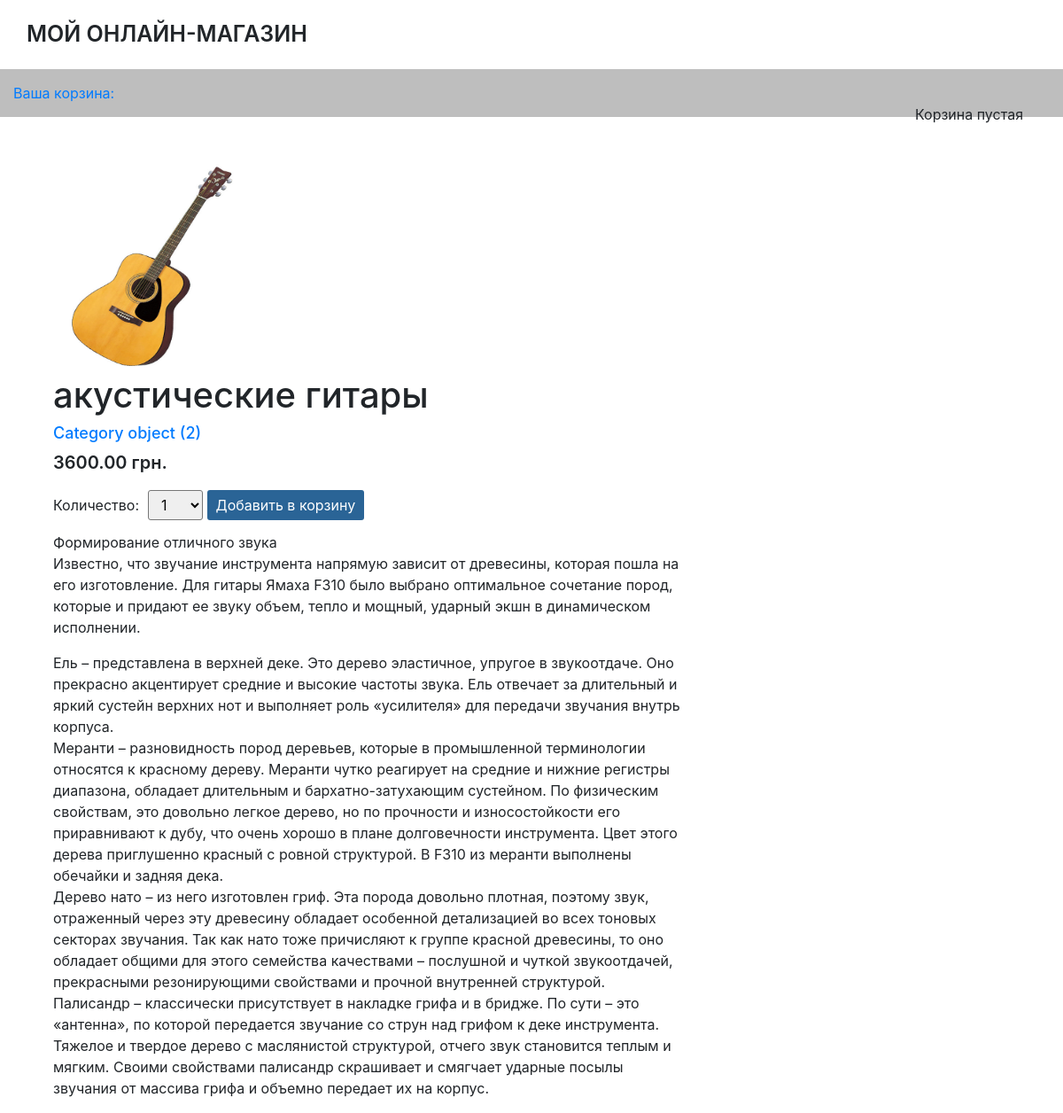
/4/akusticheskie-gitary/, run on the app's committed database.
### shop/models.py (models this page shows, shortened)
class Product(models.Model):
    category = models.ForeignKey(Category, related_name='products', verbose_name="Категория", on_delete=models.CASCADE)
    name = models.CharField(max_length=200, db_index=True, verbose_name="Название")
    slug = models.SlugField(max_length=200, db_index=True)
    image = models.ImageField(upload_to='media/products/%Y/%m/%d/', verbose_name="Изображение товара")
    description = models.TextField(blank=True, verbose_name="Описание")
    price = models.DecimalField(max_digits=10, decimal_places=2, verbose_name="Цена")
    stock = models.PositiveIntegerField(verbose_name="На складе")
    available = models.BooleanField(default=True, verbose_name="Доступен")
    created = models.DateTimeField(auto_now_add=True, verbose_name='Создан')
    updated = models.DateTimeField(auto_now=True, verbose_name='Обновлен')
    class Meta:
        ordering = ['name']
        index_together = [
            ['id', 'slug']
        ]
        verbose_name = 'Товар'
        verbose_name_plural = 'Товары'

class Category( models.Model ):
    name = models.CharField( max_length=200, db_index=True, verbose_name='Имя' )
    slug = models.SlugField( max_length=200, db_index=True, unique=True )
    def get_absolute_url(self):
        return reverse( 'shop:ProductListByCategory', args=[self.slug] )

### shop/views.py (the view)
# urls.py: url(r'^(?P<id>\d+)/(?P<slug>[-\w]+)/$', views.ProductDetail, name='ProductDetail'),
def ProductDetail(request, id, slug):
    product = get_object_or_404( Product, id=id, slug=slug, available=True )
    cart_product_form = CartAddProductForm()
    CartDetail(request)
    return render( request, 'product/detail.html',
                   {'product': product,
                    'cart_product_form': cart_product_form} )

### cart/forms.py
class CartAddProductForm(forms.Form):
    quantity = forms.TypedChoiceField(choices=PRODUCT_QUANTITY_CHOICES, coerce=int, label="Количество")
    update = forms.BooleanField(required=False, initial=False, widget=forms.HiddenInput)

### cart/cart.py (called while the page is built)
    def __iter__(self):
        product_ids = self.cart.keys()
        products = Product.objects.filter(id__in=product_ids)
        for product in products:
            self.cart[str(product.id)]['product'] = product
        for item in self.cart.values():
            item['price'] = Decimal(item['price'])
            item['total_price'] = item['price'] * item['quantity']
            yield item

    def __len__(self):
        return sum(item['quantity'] for item in self.cart.values())

    def get_total_price(self):
        return sum( Decimal( item['price'] ) * item['quantity'] for item in self.cart.values() )

### cart/context_processors.py (called while the page is built)
def cart(request):
    return {'cart': Cart(request)}

### shop/views.py (called while the page is built)
def CartDetail(request):
    cart = Cart(request)
    for item in cart:
        item['update_quantity_form'] = CartAddProductForm(
                                        initial={
                                            'quantity': item['quantity'],
                                            'update': True
                                        })
    return render(request, 'cart/details.html', {'cart': cart})

### cart/templates/cart/details.html (shortened to what this page needs)
{% extends "shop/base.html" %}

### shop/templates/product/detail.html (shortened to what this page needs)
{% extends "shop/base.html" %}
{% load static %}
{% block content %}
    <div class="product-detail">
        <div class="col-sm-4">
            <img src="{% if product.image %}{{ product.image.url }}{% else %}{% static "img/no-image.jpg" %}{% endif %}"
                 class="img-responsive">
        </div>
        <div class="col-sm-8">
            <h1>{{ product.name }}</h1>
            <h2><a href="{{ product.category.get_absolute_url }}">{{ product.category }}</a></h2>
            <p class="price">{{ product.price }} грн.</p>
            <form action="{% url "cart:CartAdd" product.id %}"  method="post" class="add">
                {{ cart_product_form }}
                <input type="submit" value="Добавить в корзину">
            </form>
            <span>
                {{ product.description | linebreaks }}
            </span>
        </div>
    </div>
{% endblock %}

### shop/static/css/style.css (style rules this page uses)
.img-responsive { width: 250px; height: 250px; }
.product-detail { margin-top: 40px; }
.price { font-weight: 600; font-size: 20px; }
.product-detail h2 { font-size: 18px; }
form.add { margin-bottom: 10px; }
form.add label { margin-right: 10px; }
#id_quantity { padding: 5px 10px; border-radius: 3px; }
form.add input[type="submit"] { background: #2a6496; border-radius: 3px; border: 0; padding: 5px 10px; color: white; }

### data on the page
Product: image (picture), name "акустические гитары", category "Category object (2)", price "3600.00", description "Формирование отличного звука Известно, что звучание инструмента напрямую зависит от древесины, которая пошла на его изготовление. Для гитары Ямаха F310 было выбрано оптимальное сочетание пород, которые и придают ее звуку объем, тепло и мощный, ударный экшн в динамическом исполнении. Ель – представлена в верхней деке. Это дерево эластичное, упругое в звукоотдаче. Оно прекрасно акцентирует средние и высокие частоты звука. Ель отвечает за длительный и яркий сустейн верхних нот и выполняет роль «усилителя» для передачи звучания внутрь корпуса. Меранти – разновидность пород деревьев, которые в промышленной терминологии относятся к красному дереву. Меранти чутко реагирует на средние и нижние…"
